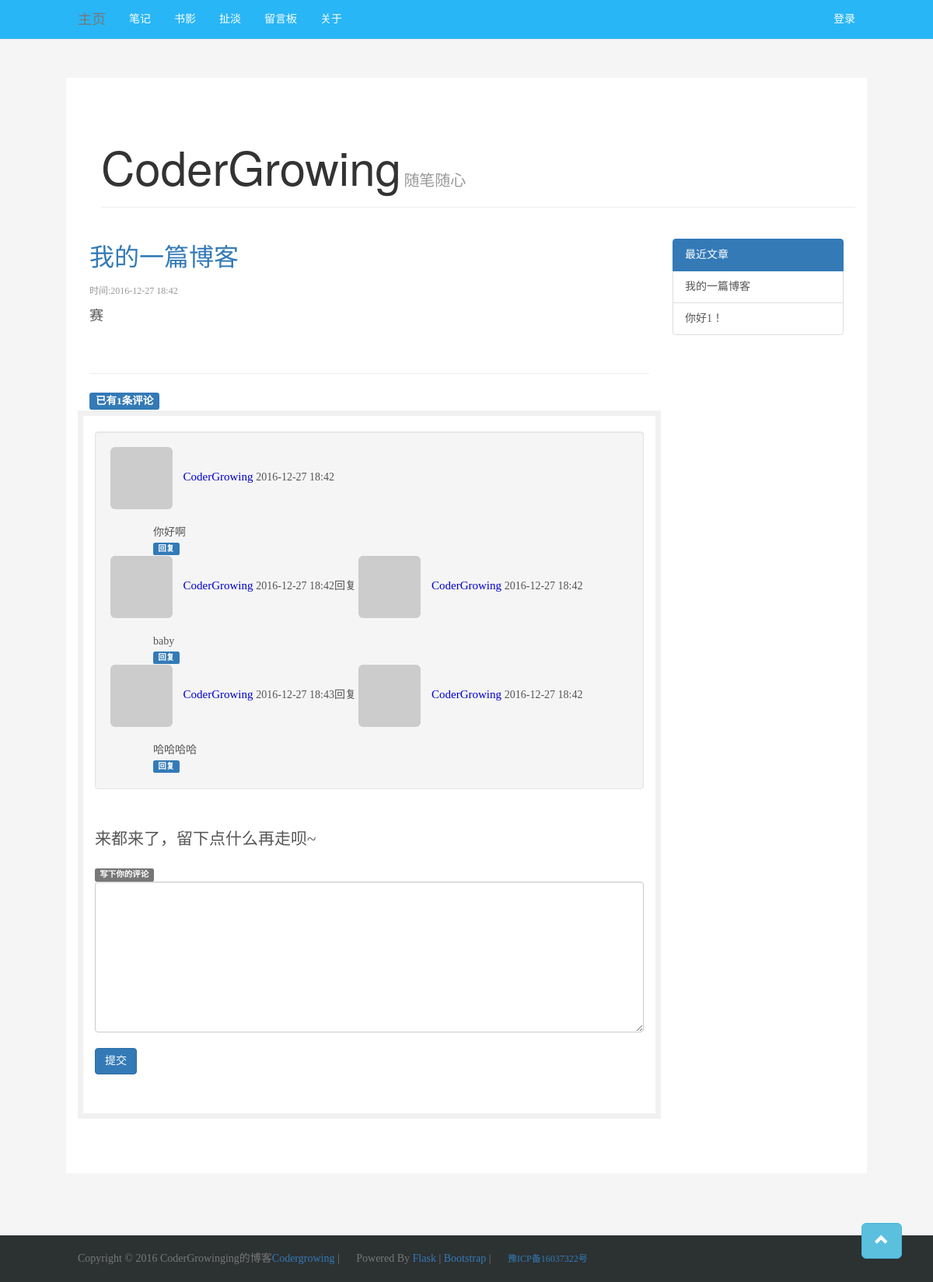
Page /article/2/我的一篇博客 on the committed database.
### app/models.py (models this page shows, shortened)
class Article(db.Model):
    __tablename__ = 'articles'
    id = db.Column(db.Integer, primary_key=True)
    heading = db.Column(db.Text)
    body = db.Column(db.Text)
    article_type = db.Column(db.Text)
    article_len = db.Column(db.Integer)
    permission = db.Column(db.String(64))
    timestamp = db.Column(db.String(64), index=True, default=datetime.now)
    edit_timestamp = db.Column(db.String(64), index=True, default=datetime.now)
    comments = db.relationship('Comment', backref='article', lazy='dynamic')
    reply_comments = db.relationship('ReplyComment', backref='article', lazy='dynamic')
    body_html = db.Column(db.Text)

class Comment(db.Model):
    __tablename__ = 'comments'
    id = db.Column(db.Integer, primary_key=True)
    body = db.Column(db.Text)
    timestamp = db.Column(db.String(64), index=True, default=datetime.now)
    disabled = db.Column(db.Boolean)
    has_reply = db.Column(db.Boolean, default=False)
    user_id = db.Column(db.Integer, db.ForeignKey('user.id'))
    article_id = db.Column(db.Integer, db.ForeignKey('articles.id'))
    reply_comment = db.relationship('ReplyComment', backref='comment', lazy='dynamic')

class User(UserMixin, db.Model):
    __tablename__ = 'user'
    id = db.Column(db.Integer, primary_key=True)
    email = db.Column(db.String(64), unique=True, index=True)
    username = db.Column(db.String(64), unique=True)
    timestamp = db.Column(db.String(64), index=True, default=datetime.now)
    password_hash = db.Column(db.String(128))
    avatar_hash = db.Column(db.String(32))
    comments = db.relationship('Comment', backref='user', lazy='dynamic')
    reply_comments = db.relationship('ReplyComment', backref='user', lazy='dynamic')
    role = db.Column(db.String, default='User')
    @property
    def password(self):
        raise AttributeError('Password is not a readable attribute.')
    def gravatar(self, size=100, default='identicon', rating='g'):
        if request.is_secure:
            url = 'https://secure.gravatar.com/avatar'
        else:
            url = 'http://www.gravatar.com/avatar'
        hash = self.avatar_hash or hashlib.md5(self.email.encode('utf-8')).hexdigest()
        return '{url}/{hash}?s={size}&d={default}&r={rating}'.format(
            url=url, hash=hash, size=size, default=default, rating=rating
        )

class ReplyComment(db.Model):
    __tablename__ = 'reply_comments'
    id = db.Column(db.Integer, primary_key=True)
    body = db.Column(db.Text)
    timestamp = db.Column(db.String(64), index=True, default=datetime.now)
    disabled = db.Column(db.Boolean)
    reply_id = db.Column(db.Integer, db.ForeignKey('comments.id'))
    reply_reply_id = db.Column(db.Integer)
    user_id = db.Column(db.Integer, db.ForeignKey('user.id'))
    article_id = db.Column(db.Integer, db.ForeignKey('articles.id'))
    db.relationship('ReplyComment', backref='replycomment', lazy='dynamic')

### app/main/views.py (the view, shortened to what this page needs)
@main.route('/article/<int:id>/<string:name>', methods=['POST', 'GET'] )
def article(id, name):
    if Article.query.get(id) and Article.query.filter_by(heading=name).first():
        post = Article.query.get_or_404(id)
    else:
        flash(u'您要找的文章不存在！')
        return redirect(url_for('main.index'))
    if current_user.is_authenticated and current_user.role == 'Admin':
        limit_posts = Article.query.order_by(Article.edit_timestamp.desc()).all()[0:5]
    else:
        limit_posts = Article.query.filter_by(permission='common').order_by(Article.edit_timestamp.desc()).all()[0:5]
    page = request.args.get('page', 1, type=int)
    if page == -1:
        page = (post.comments.count() - 1) / 20 + 1
    pagination = post.comments.order_by(Comment.timestamp.desc()).paginate(
        page, per_page=10, error_out=False
    )
    comments = pagination.items
    reply_comments = ReplyComment.query.order_by(ReplyComment.timestamp.asc()).all()
    return render_template('article.html', post=post,
                           comments=comments, reply_comments = reply_comments,
                           pagination=pagination, limit_posts=limit_posts, ReplyComment=ReplyComment)

### app/templates/article.html (shortened to what this page needs)
{% extends "base.html" %}
{% import "bootstrap/wtf.html" as wtf %}
{% block head %}
  {{ super() }}
  <link rel="stylesheet" href="{{ url_for("static", filename="blog.css")}}">
{% endblock %}
{% block page_content %}
  <div class="blog-header">
    <h1 class="blog-title">CoderGrowing</h1>
    <p class="lead blog-description">随笔随心</p>
    <hr>
  </div>
  <div class="col-sm-9 blog-main">
  <div class="blog-post">
  <div>
    <a href="{{ url_for('.article', id=post.id, name=post.heading) }}" class="blog-post-title title-link-style">{{ post.heading }}</a>
    <p class="blog-post-meta">时间:{{ post.timestamp[0:16]}}</p>
    {% if post.body_html %}
      {{ post.body_html | safe }}
    {% else %}
      {{ post.body }}
    {% endif %}
  </div>
  </div><hr>
  {% if post.comments.count() == 0 %}
    <div class="alert alert-info">还没有评论哦，还不快来抢沙发~</div>
  {% else %}
    <div class="label label-primary">已有{{ post.comments.count() }}条评论</div>
  {% endif %}
  </div>
  <div class="col-sm-3">
    <div class="list-group">
      <p class="list-group-item active">
        最近文章
      </p>
       {% for po in limit_posts %}
         <a href="{{ url_for('.article', id=po.id, name=po.heading) }}" class="list-group-item title-link-style">{{ po.heading }}</a>
       {% endfor %}
    </div>
  </div>
  <div class="comment-border col-sm-9">
    <ul class="comments"  id="comment">
      {% for comment in comments %}
        <li class="comment">
        <div class="comment-content well">
          <img class="img-rounded profile-thumbnail" src="{{ comment.user.gravatar(size=40) }}">
          <span class="username"> {{ comment.user.username }} </span>
          <span class="time">{{ comment.timestamp[0:16] }}</span>
          <div class="comment-body row">
            {{ comment.body }}
            <div class="reply-comment">
              <a data-toggle="collapse" data-parent="#accordion" class="label label-primary"
                href="#a{{ comment.id }}">回复</a>
            </div>
          </div>
          {% if comment.has_reply %}
            {% for reply_comment in reply_comments %}
              {% if reply_comment.reply_id == comment.id%}
                <img class="img-rounded profile-thumbnail" src="{{ reply_comment.user.gravatar(size=40) }}">
                <span class="username"> {{ reply_comment.user.username }} </span>
                <span class="time">{{ reply_comment.timestamp[0:16] }}</span><span>回复</span>
                {% if reply_comment.reply_reply_id %}
                  <img class="img-rounded profile-thumbnail" src="{{ ReplyComment.query.get(reply_comment.reply_reply_id).user.gravatar(size=40) }}">
                  <span class="username"> {{ ReplyComment.query.get(reply_comment.reply_reply_id).user.username }} </span>
                  <span class="time">{{ ReplyComment.query.get(reply_comment.reply_reply_id).timestamp[0:16] }}</span>
                {% else %}
                  <img class="img-rounded profile-thumbnail" src="{{ comment.user.gravatar(size=40) }}">
                  <span class="username"> {{ comment.user.username }} </span>
                  <span class="time">{{ comment.timestamp[0:16] }}</span>
                {% endif %}
                <div class="comment-body row">
                  {{ reply_comment.body }}
                  <div class="reply-comment">
                    <a data-toggle="collapse" data-parent="#accordion" class="label label-primary"
                      href="#a{{ reply_comment.id }}b">回复</a>
                  </div>
                </div>
              {% endif %}
            {% endfor %}
          {% endif %}
        </div>
      </li>
      {% endfor %}
    </ul>
      <p class="lead">来都来了，留下点什么再走呗~</p>
      <p class="label label-default">写下你的评论</p>
    <form method="POST" action="{{ url_for('main.article', id=post.id, name=post.heading) }}">
      <div>
        <textarea rows="9" cols="50"  class="form-control textarea" required="required" name="comment"></textarea>
      </div>
      <br>
      <input type="submit" class="btn btn-lg-4 btn-primary" value="提交">
    </form>
  </div>
{% endblock %}

### app/static/style.css (style rules this page uses)
html { position: relative; min-height: 100%; }
body { margin-bottom: 60px; }

### app/static/blog.css (style rules this page uses)
body { padding-top: 100px; padding-bottom: 80px; font-family: Georgia, "Times New Roman", Times, serif; color: #555; background-color: #f5f5f5; background-image: url("https://www.transparenttextures.com/patterns/asfalt-dark.png"); }
h1, .h1, h2, .h2, h3, .h3, h4, .h4, h5, .h5, h6, .h6 { margin-top: 0; font-family: "Helvetica Neue", Helvetica, Arial, sans-serif; font-weight: normal; color: #333; }
.blog-header { padding-top: 20px; padding-bottom: 20px; padding-left: 30px; }
.blog-title { margin-top: 30px; margin-bottom: 0; font-size: 60px; font-weight: normal; display: inline; }
.blog-description { display: inline; font-size: 20px; color: #999; }
.blog-main { font-size: 18px; line-height: 1.5; }
.blog-post { margin-bottom: 60px; }
.blog-post-title { margin-bottom: 5px; font-size: 32px; }
.blog-post-meta { font-size: 12px; padding-top: 10px; color: #999; }
.blog-post .title-link-style { text-decoration: none; }
.comment-border { border: 7px solid; border-color: #F1F1F1; margin-bottom: 70px; padding-bottom: 50px; }
.comment { list-style: none; padding-top: 20px; padding-bottom: 20px; }
.comments { padding-left: 0; }
.username { padding-left: 10px; font-size: 15px; color: #0000cc; }
.comment-body { padding-top: 20px; padding-left: 70px; }

### rows in the picture
Article: heading "我的一篇博客", timestamp "2016-12-27 18:42", body_html "赛"
Article: heading "你好1！"
Comment: user.username "CoderGrowing", timestamp "2016-12-27 18:42", body "你好啊"
ReplyComment: user.username "CoderGrowing", timestamp "2016-12-27 18:42", body "baby", query.get "2016-12-27 18:42"
User: user.username "CoderGrowing", query.get "CoderGrowing"
ReplyComment: user.username "CoderGrowing", timestamp "2016-12-27 18:43", body "哈哈哈哈"

### other values in the picture
{{ post.comments.count() }} "1"
